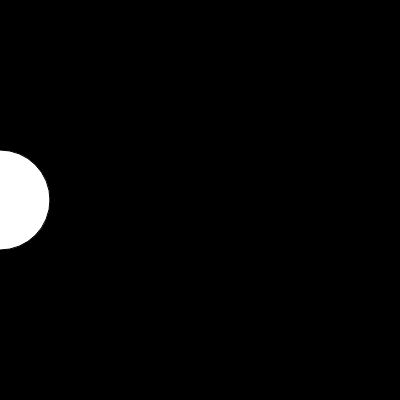
Frame 1 (no input)
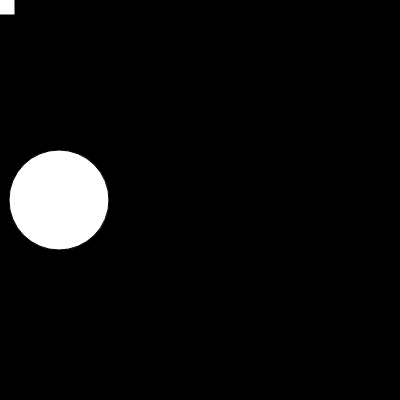
Frame 60 (no input)
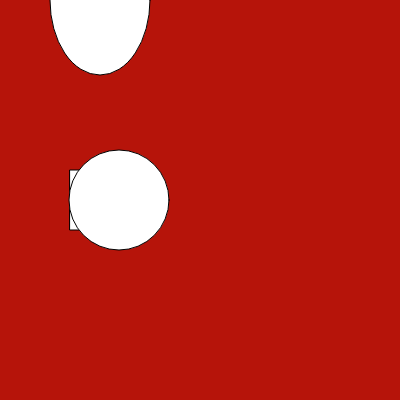
Frame 120 (the mouse pressed at the canvas centre since frame 60)

The p5.js sketch that drew these frames (run headless with seeded random() and noise() and a simulated clock; from frame 60 on, the mouse is pressed at the canvas centre):

// p5.js sketch
// ── sketch.js
/*
<><>><><<>><><><><>><><><><><><><><><><><><>
Using variables
Introducing...
-Data types
-Variables
-Constraints
-Operators
-MousePressed()
keyPressed()

Press Mouse to change background color
<><><><><><><><><><><><><><><><><><><><><><>
*/

//Declaring global variables:
//globally scoped variables declared outside of setup() and draw()can be used anywhere in the sketch.

let r = 0; //red value from 0 to 255
let g = 0; //green value, from 0 to 255
let b = 0; //blue value, from 0 to 255

let num = 100; //creates a variable called num, and assigns a value of 100, a Number data tyoe
let ellipseHeight = 50;
let grow = 0.5;
let xLocation = 0; //creates a variable called xLocation and assigns a value of 0

//Decalring global constraints
//unlike variables, constants cannnot be reassigned after declaration. 
//like variables,globally scoped constants declared outside of setup() and draw() can be used anywhere

const centerPosX = 400;
const centerPosY = 300;

let example;

function setup() {
  createCanvas(400, 400);
}

function draw() {
  background(r, g, b);

  ellipse (mouseX / 2, mouseY - 200, num, ellipseHeight + 100)
  
  rectMode(CENTER);
  rect(mouseX * 0.5, mouseY, grow, grow);
  grow += 0.5;

  ellipse(xLocation, height / 2, width / 4, width / 4);

  xLocation ++;

}

function mousePressed() //runs once the mouse is pressed.
{
  r = random(255); //assigns random value from 0 to 255 to r
  /*
  r += 1; //add one to a value
  r++; //add one to a value
  */
  g = 20;
  b += 10;
}

function keyPressed() //runs once key is pressed
{
  r = 0;
  g = 0;
  b = 0;

  xLocation = 0;
  grow = 0.5;
}
